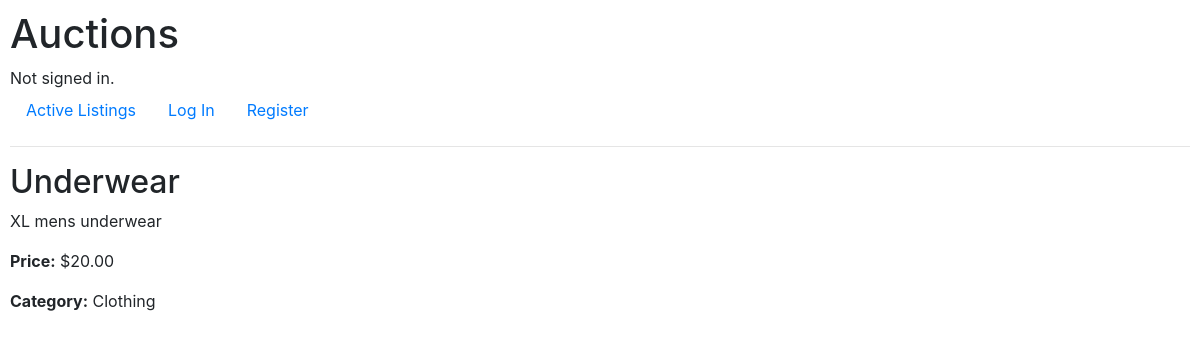
Page /listings/2/ on the committed database.
### auctions/models.py (models this page shows, shortened)
class Listings(models.Model):
    CATEGORIES = [
    ("electronics", "Electronics"),
    ("clothing", "Clothing"),
    ("home_kitchen", "Home & Kitchen"),
    ("beauty", "Beauty & Personal Care"),
    ("sports", "Sports & Outdoors"),
    ("toys", "Toys & Games"),
    ("books", "Books"),
    ("groceries", "Groceries"),
    ("furniture", "Furniture"),
    ("automotive", "Automotive"),
]
    title = models.CharField(max_length=64, blank=False)
    description = models.TextField(blank=False)
    starting_bid = models.DecimalField(decimal_places=2, max_digits=10, blank=False)
    image = models.URLField(blank=True) # optional
    category = models.CharField(max_length=20, choices=CATEGORIES, blank=True) # optional
    is_active = models.BooleanField(default=True, null=False) # cannot be null in database
    watchers = models.ManyToManyField(User, blank=True, related_name='watchlist')

### auctions/views.py (the view)
# urls.py: path("listings/<int:listing_id>/", views.listing, name="listing"),
def listing(request, listing_id):
    try:
        listing = Listings.objects.get(id=listing_id)
    except Listings.DoesNotExist:
        return render(request, "auctions/404.html", {"error_message": "Listing does not exist"},
                      status=404)
    return render(request, "auctions/listing.html", {
        "listing": listing,
        "user": request.user  # can just get user this way in django directly
    })

### auctions/templates/auctions/listing.html (shortened to what this page needs)
{% extends "auctions/layout.html" %}
{% block body %}
    <h2>{{ listing.title }}</h2>
    <p>{{ listing.description }}</p>
    <p><strong>Price:</strong> ${{ listing.starting_bid }}</p>
    {% if listing.category %}
        <p><strong>Category:</strong> {{ listing.get_category_display }}</p>
    {% endif %}
{% endblock %}

### auctions/static/auctions/styles.css (style rules this page uses)
body { padding: 10px; }

### rows in the picture
Listings: title "Underwear", description "XL mens underwear", starting_bid "20.00", category "Clothing"
